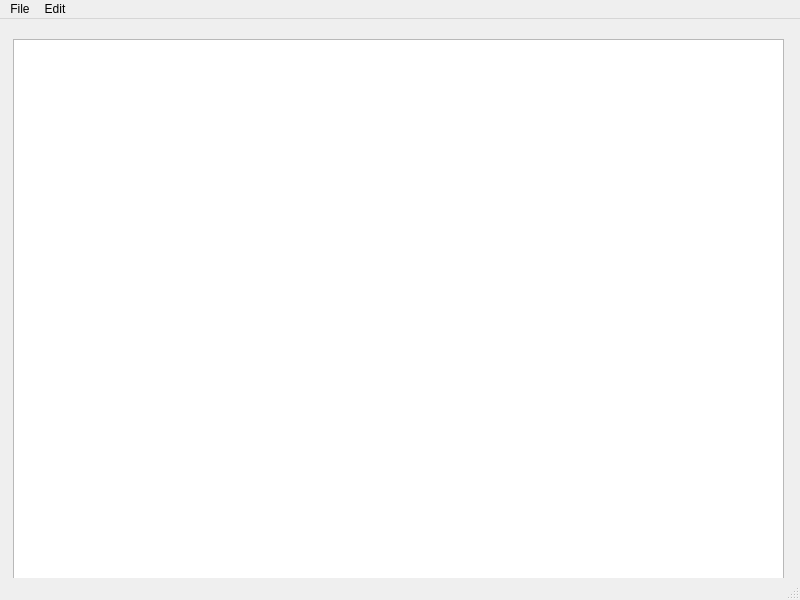
<?xml version="1.0" encoding="UTF-8"?>
<ui version="4.0">
 <class>MainWindow</class>
 <widget class="QMainWindow" name="MainWindow">
  <property name="geometry">
   <rect>
    <x>0</x>
    <y>0</y>
    <width>800</width>
    <height>600</height>
   </rect>
  </property>
  <property name="windowTitle">
   <string>MainWindow</string>
  </property>
  <widget class="QWidget" name="centralwidget">
   <widget class="QTextEdit" name="textEdit">
    <property name="geometry">
     <rect>
      <x>13</x>
      <y>20</y>
      <width>771</width>
      <height>561</height>
     </rect>
    </property>
   </widget>
  </widget>
  <widget class="QMenuBar" name="menubar">
   <property name="geometry">
    <rect>
     <x>0</x>
     <y>0</y>
     <width>800</width>
     <height>23</height>
    </rect>
   </property>
   <widget class="QMenu" name="menu666">
    <property name="title">
     <string>File</string>
    </property>
    <addaction name="actionNew"/>
    <addaction name="actionOpen"/>
    <addaction name="actionSave_as"/>
    <addaction name="actionPrint"/>
    <addaction name="actionExit"/>
   </widget>
   <widget class="QMenu" name="menuEdit">
    <property name="title">
     <string>Edit</string>
    </property>
    <addaction name="actionCopy"/>
    <addaction name="actionPaste"/>
    <addaction name="actionCut"/>
    <addaction name="actionUndo"/>
    <addaction name="actionRedo"/>
   </widget>
   <addaction name="menu666"/>
   <addaction name="menuEdit"/>
  </widget>
  <widget class="QStatusBar" name="statusbar"/>
  <action name="actionNew">
   <property name="icon">
    <iconset resource="Resources.qrc">
     <normaloff>:/new/prefix1/C:/Users/lenovo/Desktop/new/Custom-Icon-Design-Pretty-Office-9-New-file.256.png</normaloff>:/new/prefix1/C:/Users/lenovo/Desktop/new/Custom-Icon-Design-Pretty-Office-9-New-file.256.png</iconset>
   </property>
   <property name="text">
    <string>New</string>
   </property>
  </action>
  <action name="actionOpen">
   <property name="icon">
    <iconset resource="Resources.qrc">
     <normaloff>:/new/prefix1/Custom-Icon-Design-Flatastic-10-Open-file.512 (1).png</normaloff>:/new/prefix1/Custom-Icon-Design-Flatastic-10-Open-file.512 (1).png</iconset>
   </property>
   <property name="text">
    <string>Open</string>
   </property>
  </action>
  <action name="actionSave_as">
   <property name="text">
    <string>Save as</string>
   </property>
  </action>
  <action name="actionExit">
   <property name="text">
    <string>Exit</string>
   </property>
  </action>
  <action name="actionPrint">
   <property name="text">
    <string>Print</string>
   </property>
  </action>
  <action name="actionCopy">
   <property name="text">
    <string>Copy</string>
   </property>
  </action>
  <action name="actionPaste">
   <property name="text">
    <string>Paste</string>
   </property>
  </action>
  <action name="actionCut">
   <property name="text">
    <string>Cut</string>
   </property>
  </action>
  <action name="actionUndo">
   <property name="text">
    <string>Undo</string>
   </property>
  </action>
  <action name="actionRedo">
   <property name="text">
    <string>Redo</string>
   </property>
  </action>
 </widget>
 <resources>
  <include location="Resources.qrc"/>
 </resources>
 <connections/>
</ui>
